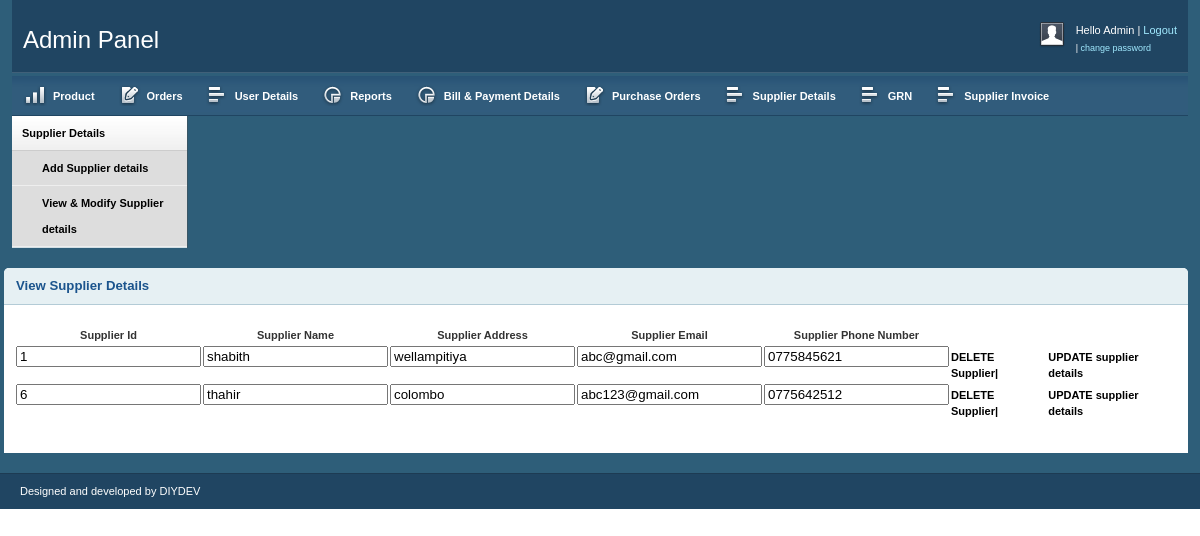
/admin/view_sup.php (signed in), run on the app's committed database.
### tables this page shows
CREATE TABLE `supplier` (
  `s_id` int(10) NOT NULL,
  `s_name` varchar(20) NOT NULL,
  `s_addr` varchar(100) NOT NULL,
  `s_email` varchar(50) NOT NULL,
  `s_phone` varchar(10) NOT NULL
);

### admin/view_sup.php (the view, shortened to what this page needs)
<?php
include "admin_header.php";
$conn = mysqli_connect("localhost","root","","online_shopping");
?>
        <div class="grid_2">
            <div class="box sidemenu">
                <div class="block" id="section-menu">
                    <ul class="section menu">
                        <li><a class="menuitem">Supplier Details</a>
                            <ul class="submenu">
                                <li><a href="add_sup.php">Add Supplier details</a> </li>
                                <li><a href="view_sup.php">View & Modify Supplier details</a> </li>
                            </ul>
                        </li>
                    </ul>
                </div>
            </div>
        </div>
        <div class="grid_15">
            <div class="box round first">
                <h2>View Supplier Details</h2>
                <div class="block">
                            <form name="form1" action="" method="post" enctype="multipart/form-data">
                                <table>
                                    <thead>
                                        <th>Supplier Id</th>
                                        <th>Supplier Name</th>
                                    	<th>Supplier Address</th>
                                    	<th>Supplier Email</th>
                                        <th>Supplier Phone Number</th>
                                    </thead>
                                    <tbody>
                                        <?php
										$sql  = mysqli_query($conn,"select * from supplier order by s_id asc");
                                        while($row = mysqli_fetch_assoc($sql))
										{
                                        echo "<tr>";
                                        echo "<td>"; ?> <input type="text"  value="<?php echo $row["s_id"]; ?>" readonly > <?php echo "</td>";
										echo "<td>"; ?> <input type="text"  value="<?php echo $row["s_name"]; ?>" readonly > <?php echo "</td>";
                                        echo "<td>"; ?> <input type="text"  value="<?php echo $row["s_addr"]; ?>" readonly > <?php echo "</td>";
										echo "<td>"; ?> <input type="text"  value="<?php echo $row["s_email"]; ?>" readonly > <?php echo "</td>";
										echo "<td>"; ?> <input type="text"  value="<?php echo $row["s_phone"]; ?>" readonly > <?php echo "</td>";
										echo "<td>"; ?> <a href="delete_sup.php?id=<?php echo $row["s_id"]; ?>"> DELETE Supplier|</a> <?php echo "</td>";
										echo "<td>"; ?> <a href="update_sup.php?id=<?php echo $row["s_id"]; ?>"> UPDATE supplier details </a> <?php echo "</td>";
                                        echo "</tr>";
                                        }
										?>
                                    </tbody>
                                </table>
                                </form>
                            </div>
                        </div>
<?php
include "admin_footer.php";
?>

### admin/css/grid.css (style rules this page uses)
.grid_1, .grid_2, .grid_3, .grid_4, .grid_5, .grid_6, .grid_7, .grid_8, .grid_9, .grid_10, .grid_11, .grid_12, .grid_13, .grid_14, .grid_15, .grid_16 { display: inline; float: left; margin-left: 1%; margin-right: 1%; }
.container_12 .grid_2 { width: 14.666%; }

### admin/css/layout.css (style rules this page uses)
body { background: #fff; color: #333; font-size: 11px; padding: 0 0 0px; }
a { color: #000; font-weight:bold; text-decoration: none; }
h1, h2, h3, h4, h5, h6 { line-height:1.2em; margin-bottom:.3em; }
h2 { margin-top:1em; }
.box { background:#fff; margin-bottom:20px; padding:10px 10px 10px 10px; margin-left:-8px; }
.box.round { -moz-border-radius: 5px 5px 0px 0px; -webkit-border-radius: 5px 5px 0px 0px; border-radius: 5px 5px 0px 0px; }
.box h2 { font-size:1.2em; font-weight:bold; color:#1B548D; background:#E6F0F3; margin:-10px -10px 0 -10px; padding:10px 12px; border-bottom:1px solid #B3CBD6; -moz-border-radius: 5px 5px 0px 0px; -webkit-border-radius: 5px 5px 0px 0px; border-radius: 5px 5px 0px 0px; }
.box.first { margin-top:20px; }
.block { padding-top:20px; }
.box.sidemenu { background-color:#D1DEE4; border-right:1px solid #3A5665; padding:0px; margin:0px; cursor:pointer; }
.box.sidemenu .block { padding-top:0px; margin-top:0px; }
ul, ol { padding-top:0; }
ul.menu { list-style:none; border-top:1px solid #bbb; }
ul.menu li { margin:0; }
ul.menu li a { display:block; padding:4px 10px; border-bottom:1px solid #ccc; }
ul.menu ul { list-style:none; margin:0; }
ul.menu ul li a { padding-left:30px; }
ul.section { border-top:0; margin-bottom:0; }
ul.section li a { background:url(../img/sidemenu-repeat.jpg) repeat-x; line-height:26px; }
ul.section li li a { background:#ddd; border-bottom:1px solid #eee; }
ul.section ul li { text-transform:none; }
.block { padding-bottom:1px; }

### data on the page
supplier: s_id "1", s_name "shabith", s_addr "wellampitiya", s_email "abc@gmail.com", s_phone "0775845621"
supplier: s_id "6", s_name "thahir", s_addr "colombo", s_email "abc123@gmail.com", s_phone "0775642512"
